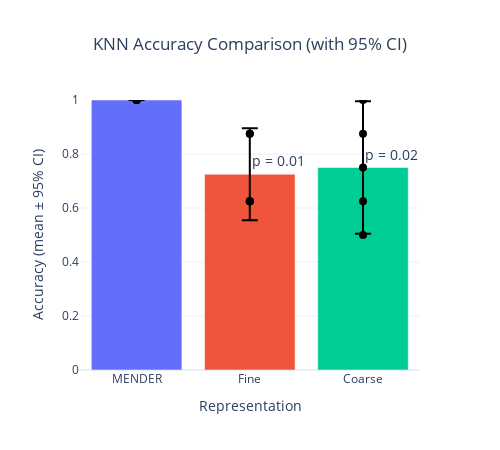

The cell this chart's notebook holds for it:
### Markdown cell above
# Visualize results

### Code cell
# Calculate 95% confidence intervals for each group
def mean_ci(data, confidence=0.95):
    n = len(data)
    m = np.mean(data)
    se = st.sem(data)
    h = se * st.t.ppf((1 + confidence) / 2., n-1)
    return m, h

means = []
cis = []
for arr in [mender_knn, fine_knn, coarse_knn]:
    m, h = mean_ci(arr)
    means.append(m)
    cis.append(h)

bar_names = ['MENDER', 'Fine', 'Coarse']

fig = go.Figure(
    data=[
        go.Bar(
            x=bar_names,
            y=means,
            error_y=dict(type='data', array=cis, visible=True, color='black', thickness=2, width=8),
            marker_color=['#636EFA', '#EF553B', '#00CC96'],
            showlegend=False
        )
    ]
)

# Add individual data points
all_knn = [mender_knn, fine_knn, coarse_knn]
for i, arr in enumerate(all_knn):
    fig.add_trace(
        go.Scatter(
            x=[bar_names[i]] * len(arr),
            y=arr,
            mode='markers',
            marker=dict(color='black', size=8),
            name='Data points',
            showlegend=False
        )
    )

# Add p-value annotations above the Fine and Coarse bars
fig.add_annotation(
    x='Fine',
    y=means[1] + 0.05,
    text=f"p = {p_knn_mender_fine:.2f}",
    showarrow=False,
    font=dict(size=14),
    xanchor='left'
)
fig.add_annotation(
    x='Coarse',
    y=means[2] + 0.05,
    text=f"p = {p_knn_mender_coarse:.2f}",
    showarrow=False,
    font=dict(size=14),
    xanchor='left'
)

fig.update_layout(
    title={'text': 'KNN Accuracy Comparison (with 95% CI)', 'x': 0.5, 'xanchor': 'center'},
    yaxis_title='Accuracy (mean ± 95% CI)',
    xaxis_title='Representation',
    yaxis=dict(range=[0, 1]),
    template='plotly_white',
    width=500,
    height=450
)
fig.show()

### Figure 1 — Plotly figure (JSON) as saved in the notebook; plotly's stock layout.template omitted (floating-point values rounded to 4 significant figures)
{"data": [{"error_y": {"array": [0, 0.17, 0.2454], "color": "black", "thickness": 2, "type": "data", "visible": true, "width": 8}, "marker": {"color": ["#636EFA", "#EF553B", "#00CC96"]}, "showlegend": false, "type": "bar", "x": ["MENDER", "Fine", "Coarse"], "y": [1, 0.725, 0.75]}, {"marker": {"color": "black", "size": 8}, "mode": "markers", "name": "Data points", "showlegend": false, "type": "scatter", "x": ["MENDER", "MENDER", "MENDER", "MENDER", "MENDER"], "y": [1.0, 1.0, 1.0, 1.0, 1.0]}, {"marker": {"color": "black", "size": 8}, "mode": "markers", "name": "Data points", "showlegend": false, "type": "scatter", "x": ["Fine", "Fine", "Fine", "Fine", "Fine"], "y": [0.625, 0.625, 0.875, 0.875, 0.625]}, {"marker": {"color": "black", "size": 8}, "mode": "markers", "name": "Data points", "showlegend": false, "type": "scatter", "x": ["Coarse", "Coarse", "Coarse", "Coarse", "Coarse"], "y": [0.75, 0.5, 1.0, 0.875, 0.625]}], "layout": {"annotations": [{"font": {"size": 14}, "showarrow": false, "text": "p = 0.01", "x": "Fine", "xanchor": "left", "y": 0.775}, {"font": {"size": 14}, "showarrow": false, "text": "p = 0.02", "x": "Coarse", "xanchor": "left", "y": 0.8}], "height": 450, "title": {"text": "KNN Accuracy Comparison (with 95% CI)", "x": 0.5, "xanchor": "center"}, "width": 500, "xaxis": {"title": {"text": "Representation"}}, "yaxis": {"range": [0, 1], "title": {"text": "Accuracy (mean ± 95% CI)"}}}}
